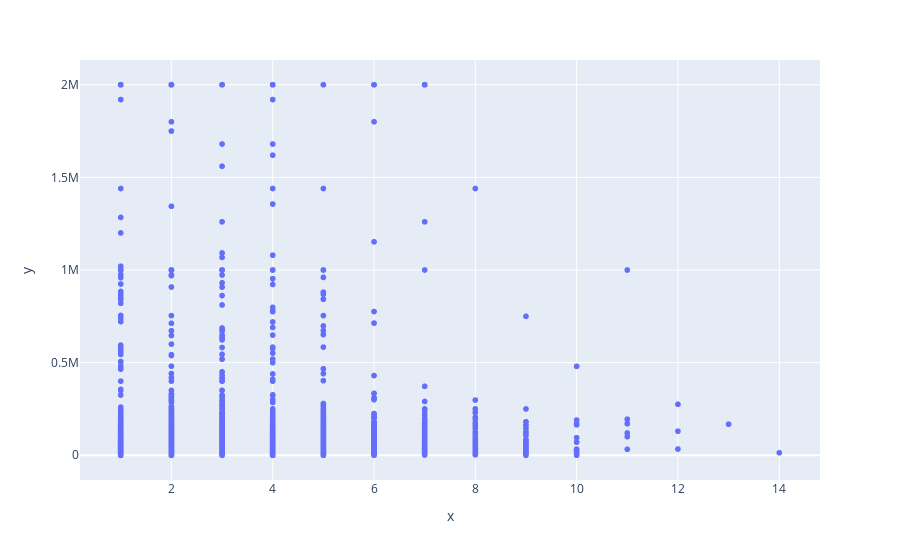

Write notebook code for a chart like this one.
### Code cell
fig = px.scatter(
    x= X['DatabaseCount'],
    y=y
)
fig.show()

### Figure 1 — Plotly figure (JSON) as saved in the notebook; plotly's stock layout.template omitted (floating-point values rounded to 4 significant figures; data arrays with more than 128 entries replaced by an {"elided": "..."} marker saying what was removed)
{"data": [{"hovertemplate": "x=%{x}<br>y=%{y}<extra></extra>", "legendgroup": "", "marker": {"color": "#636efa", "symbol": "circle"}, "mode": "markers", "name": "", "showlegend": false, "type": "scattergl", "x": {"elided": "4879 int values"}, "xaxis": "x", "y": {"elided": "4879 int values"}, "yaxis": "y"}], "layout": {"legend": {"tracegroupgap": 0}, "margin": {"t": 60}, "xaxis": {"anchor": "y", "domain": [0, 1], "title": {"text": "x"}}, "yaxis": {"anchor": "x", "domain": [0, 1], "title": {"text": "y"}}}}
